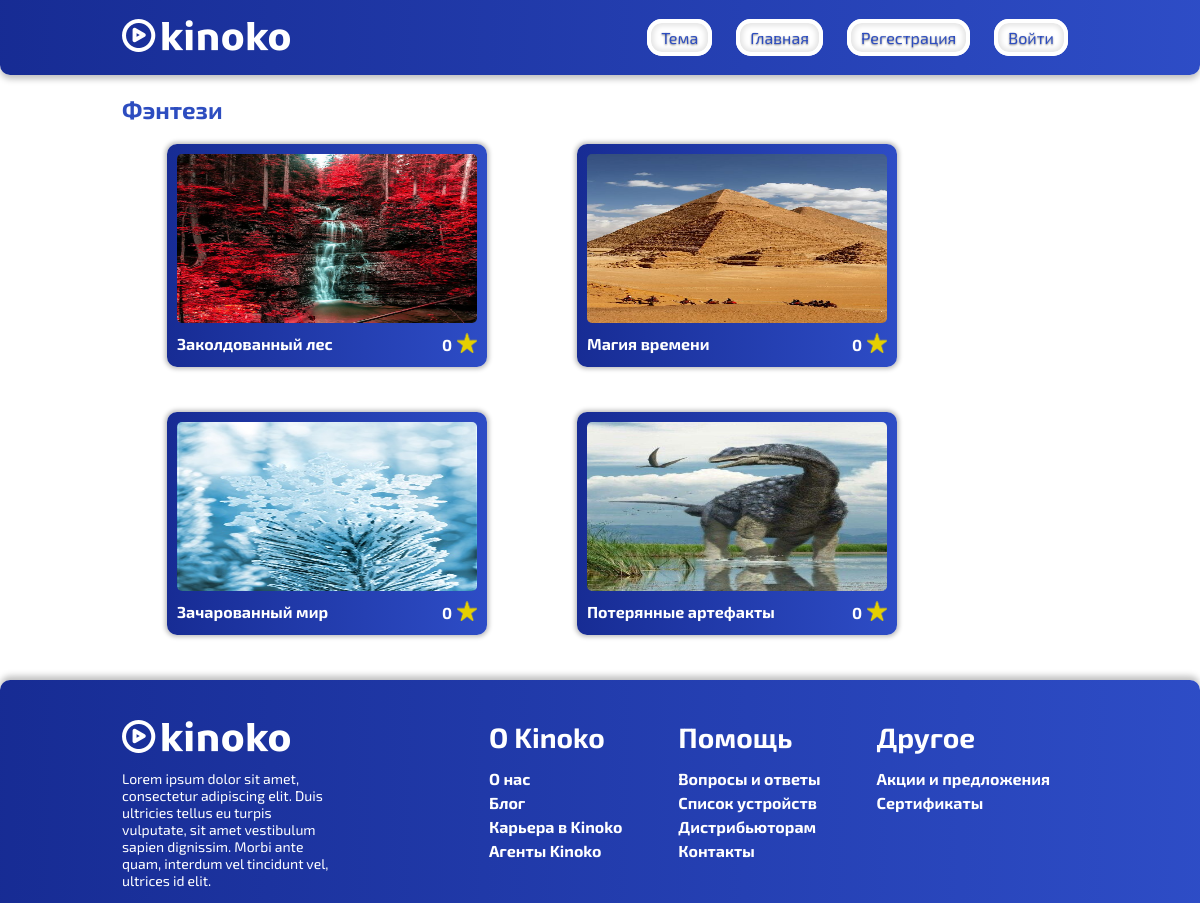
Screenshot of /pages/more_chanr.php?genre=Фэнтези with the database file from the repository.
### tables this page shows
CREATE TABLE `films` (
  `id` int NOT NULL,
  `name` text NOT NULL,
  `rating` float NOT NULL,
  `genre` text NOT NULL
);

### pages/more_chanr.php (the view, shortened to what this page needs)
<?php
include "init.php";
?>
<!DOCTYPE html>
<html>
<head>
    <link rel="stylesheet" type="text/css" href="/assets/css/MoreStyle.css">
</head>
<body>
<?php
include 'header.php';
?>
<main>
    <div class="container">
        <?php
            echo "<h2>{$_GET['genre']}</h2>";
        ?>
        <div class="items_wrapper">
            <?php
            $query = "SELECT * FROM films WHERE genre='{$_GET['genre']}'";
            $result = mysqli_query($link, $query) or die(mysqli_error($link));
            for ($data=[]; $row = mysqli_fetch_assoc($result); $data[] = $row);
            foreach ($data as $film) {
                $rating = round($film['rating'], 1);
                echo "
                                    <div class=\"item\">
                                    <img class='poster' src='/films/{$film['name']}/poster.png' width='300' height='169' alt=''>
                                    <div class='film_info'>
                                        <p>{$film['name']}</p>
                                        <div class='rating_film'>
                                            <p>$rating</p>
                                            <div class=\"star_film\"><img src=\"../assets/img/StarYellow.png\"></div>
                                        </div>
                                    </div>
                                    <a href=\"/pages/film.php?name={$film['name']}\"></a>
                                </div>";
            }
            ?>
        </div>
    </div>
</main>
<?php
include 'footer.php';
?>
</body>
</html>

### assets/css/MoreStyle.css (style rules this page uses)
html, body { margin: 0px; padding: 0px; height: 100vh; }
body { display: flex; flex-direction: column; }
main { flex-grow: 3; }
.container { margin: 0 122px; }
.container h2 { font-family: 'Exo 2'; font-weight: 700; color: #2D4DC0; }
.items_wrapper { width:100%; display: flex; justify-content: flex-start; align-items: center; flex-wrap: wrap; }
.item { max-height: 427px; background: linear-gradient(91.04deg, #13268B -16.91%, #3B60E4 159.03%); box-shadow: 0px 0px 4px 2px rgba(0, 0, 0, 0.25); border-radius: 10px; padding: 10px; position: relative; display: flex; flex-direction: column; margin: 0 45px 45px 45px; transition: 0.2s ease; z-index: 0; }
.film_info { display: flex; justify-content: space-between; }
.rating_film { display: flex; justify-content: space-between; align-items: center; margin: 10px 0 0 0; }
.star_film img { width: 20px; height: 20px; }
.item p { font-family: 'Exo 2'; font-weight: 700; color: white; margin: 11px 0 0 0; }
.rating_film p { margin: 0 5px 0 0; }
.poster { border-radius: 5px; }
.item a, .item_chanr a { position: absolute; display: block; top: 0; left: 0; width: 100%; height: 100%; z-index: 1; }

### rows the page displays
films: name (picture), name "Заколдованный лес", rating "0"
films: name (picture), name "Магия времени", rating "0"
films: name (picture), name "Зачарованный мир", rating "0"
films: name (picture), name "Потерянные артефакты", rating "0"

### other values shown
$_GET['genre'] "Фэнтези"
